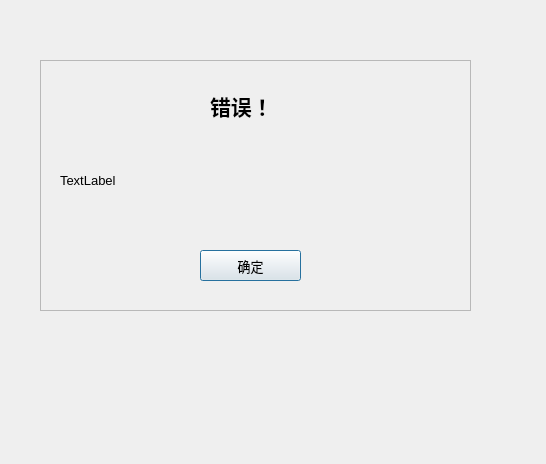
<?xml version="1.0" encoding="UTF-8"?>
<ui version="4.0">
 <class>CatchError</class>
 <widget class="QDialog" name="CatchError">
  <property name="geometry">
   <rect>
    <x>0</x>
    <y>0</y>
    <width>546</width>
    <height>464</height>
   </rect>
  </property>
  <property name="font">
   <font>
    <family>Agency FB</family>
    <pointsize>10</pointsize>
   </font>
  </property>
  <property name="windowTitle">
   <string>Dialog</string>
  </property>
  <widget class="QFrame" name="frame">
   <property name="geometry">
    <rect>
     <x>40</x>
     <y>60</y>
     <width>431</width>
     <height>251</height>
    </rect>
   </property>
   <property name="frameShape">
    <enum>QFrame::StyledPanel</enum>
   </property>
   <property name="frameShadow">
    <enum>QFrame::Raised</enum>
   </property>
   <widget class="QLabel" name="label">
    <property name="geometry">
     <rect>
      <x>170</x>
      <y>10</y>
      <width>141</width>
      <height>71</height>
     </rect>
    </property>
    <property name="font">
     <font>
      <family>Arial</family>
      <pointsize>16</pointsize>
      <weight>75</weight>
      <bold>true</bold>
     </font>
    </property>
    <property name="text">
     <string>错误！</string>
    </property>
   </widget>
   <widget class="QLabel" name="errorReaeon">
    <property name="geometry">
     <rect>
      <x>20</x>
      <y>70</y>
      <width>391</width>
      <height>101</height>
     </rect>
    </property>
    <property name="font">
     <font>
      <family>Arial</family>
      <pointsize>10</pointsize>
     </font>
    </property>
    <property name="text">
     <string>TextLabel</string>
    </property>
   </widget>
   <widget class="QPushButton" name="know">
    <property name="geometry">
     <rect>
      <x>160</x>
      <y>190</y>
      <width>101</width>
      <height>31</height>
     </rect>
    </property>
    <property name="text">
     <string>确定</string>
    </property>
   </widget>
  </widget>
 </widget>
 <resources/>
 <connections/>
</ui>
